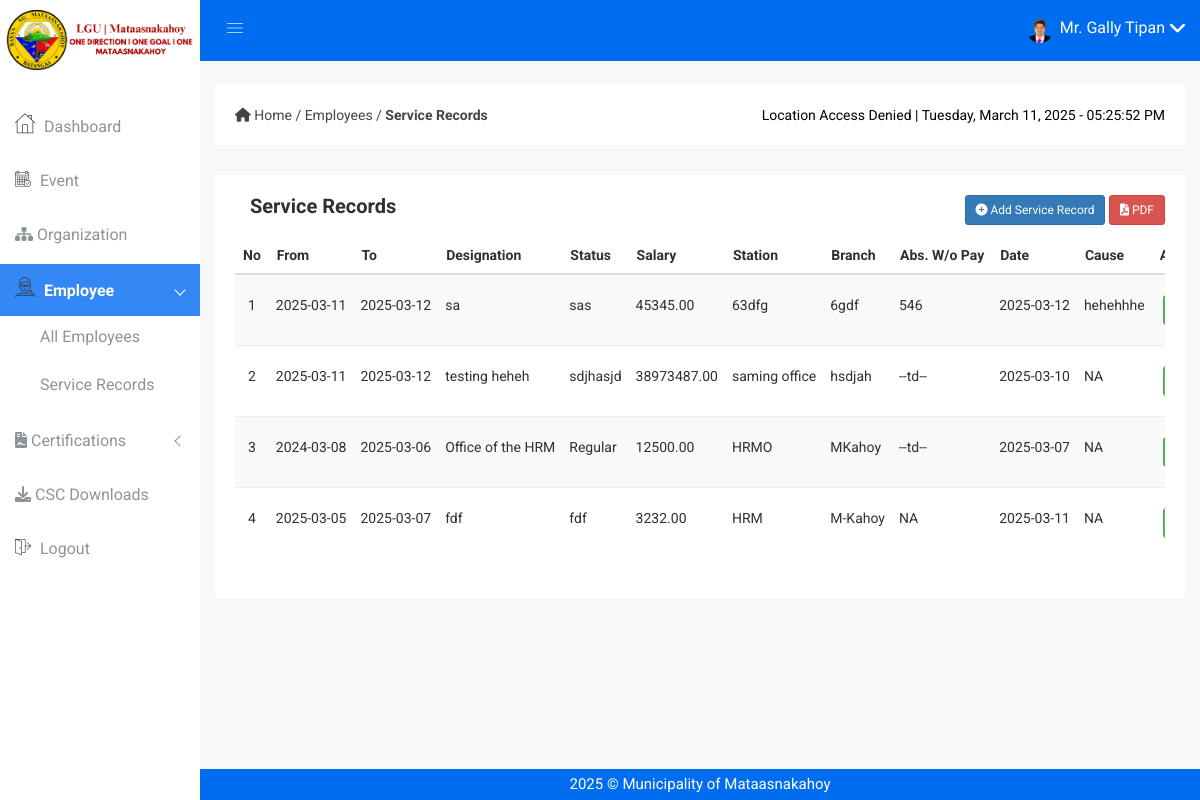
The page /service_records.php?empno=HRM-ADMIN (signed in) on the database its author committed.
### tables this page shows
CREATE TABLE IF NOT EXISTS `employee` (
  `employee_no` varchar(20) NOT NULL,
  `firstname` varchar(50) NOT NULL,
  `middlename` varchar(50) DEFAULT NULL,
  `lastname` varchar(50) NOT NULL,
  `name_extension` varchar(10) DEFAULT NULL,
  `dob` date NOT NULL,
  `pob` varchar(255) NOT NULL,
  `sex` enum('Male','Female') NOT NULL,
  `civil_status` enum('Single','Married','Widowed','Separated','Others') NOT NULL,
  `address` text NOT NULL,
  `blood_type` enum('A+','A-','B+','B-','AB+','AB-','O+','O-','Unknown') DEFAULT 'Unknown',
  `mobile_no` bigint DEFAULT NULL,
  `email_address` varchar(100) NOT NULL,
  `image` varchar(255) DEFAULT NULL,
  `created_at` timestamp NOT NULL DEFAULT CURRENT_TIMESTAMP,
  `updated_at` timestamp NOT NULL DEFAULT CURRENT_TIMESTAMP ON UPDATE CURRENT_TIMESTAMP,
  PRIMARY KEY (`employee_no`),
  UNIQUE KEY `email_address` (`email_address`)
);

CREATE TABLE IF NOT EXISTS `service_records` (
  `id` int NOT NULL AUTO_INCREMENT,
  `employee_no` varchar(20) NOT NULL,
  `from_date` date NOT NULL,
  `to_date` date NOT NULL,
  `designation` varchar(255) NOT NULL,
  `status` varchar(100) NOT NULL,
  `salary` decimal(15,2) NOT NULL,
  `station_place` varchar(255) NOT NULL,
  `branch` varchar(255) NOT NULL,
  `abs_wo_pay` varchar(50) DEFAULT NULL,
  `date_separated` date DEFAULT NULL,
  `cause_of_separation` varchar(255) DEFAULT NULL,
  `created_at` timestamp NOT NULL DEFAULT CURRENT_TIMESTAMP,
  `updated_at` timestamp NOT NULL DEFAULT CURRENT_TIMESTAMP ON UPDATE CURRENT_TIMESTAMP,
  PRIMARY KEY (`id`),
  KEY `employee_no` (`employee_no`)
);

### service_records.php (the view, shortened to what this page needs)
<?php
include "dbcon.php";
if (isset($_GET['empno'])) {
  $employee_no = $_GET['empno'];
  $query = "SELECT *
FROM service_records WHERE employee_no = ?";
  $stmt = $con->prepare($query);
  $stmt->bind_param("s", $employee_no);
  $stmt->execute();
  $result = $stmt->get_result();
  if ($row = $result->fetch_assoc()) {
    $employee_no = $row['employee_no'];
  }
}
?>
<!DOCTYPE html>
<html class="no-js" lang="en">
<head>
  <link rel="stylesheet" href="css/bootstrap.min.css" />
  <link rel="stylesheet" href="css/font-awesome.min.css" />
  <link rel="stylesheet" href="css/owl.carousel.css" />
  <link rel="stylesheet" href="css/owl.theme.css" />
  <link rel="stylesheet" href="css/owl.transitions.css" />
  <link rel="stylesheet" href="css/animate.css" />
  <link rel="stylesheet" href="css/normalize.css" />
  <link rel="stylesheet" href="css/meanmenu.min.css" />
  <link rel="stylesheet" href="css/main.css" />
  <link rel="stylesheet" href="css/educate-custon-icon.css" />
  <link rel="stylesheet" href="css/morrisjs/morris.css" />
  <link rel="stylesheet" href="css/scrollbar/jquery.mCustomScrollbar.min.css" />
  <link rel="stylesheet" href="css/metisMenu/metisMenu.min.css" />
  <link rel="stylesheet" href="css/metisMenu/metisMenu-vertical.css" />
  <link rel="stylesheet" href="css/calendar/fullcalendar.min.css" />
  <link rel="stylesheet" href="css/calendar/fullcalendar.print.min.css" />
  <link rel="stylesheet" href="style.css" />
  <link rel="stylesheet" href="css/responsive.css" />
  <link rel="stylesheet" href="//cdn.datatables.net/2.1.4/css/dataTables.dataTables.min.css" />
  <link href="https://cdn.jsdelivr.net/npm/sweetalert2@11.12.3/dist/sweetalert2.min.css" rel="stylesheet">
</head>
<body>
  <?php include 'includes/sidebar.php'; ?>
  <?php include 'includes/header.php'; ?>
  <div class="breadcome-area">
    <div class="container-fluid">
      <div class="row">
        <div class="col-lg-12">
          <div class="breadcome-list single-page-breadcome">
            <div class="row">
              <div class="col-lg-12">
                <div class="breadcome-heading">
                  <div class="row">
                    <div class="col-lg-12" style="display: flex; justify-content: space-between; align-items: center;">
                      <ul class="breadcome-menu" style="display: flex; align-items: center; padding: 0; margin: 0;">
                        <li>
                          <link rel="stylesheet" href="https://cdnjs.cloudflare.com/ajax/libs/font-awesome/6.0.0-beta3/css/all.min.css">
                          <a href="dashboard.php">
                            <i class="fas fa-home"></i> Home
                          </a>
                          <span class="bread-slash"> / </span>
                          <a href="all-employees.php">
                            Employees
                          </a>
                          <span class="bread-slash"> / </span>
                          <a href="#">
                            <strong>Service Records</strong>
                          </a>
                        </li>
                      </ul>
                      <div class="pst-container">
                        <span id="user-location">Detecting location...</span> |
                        <span id="pst-date"></span> - <span id="pst-time"></span>
                      </div>
                    </div>
                  </div>
                </div>
              </div>
            </div>
          </div>
        </div>
      </div>
    </div>
  </div>
  <div class="product-status mg-b-15">
    <div class="container-fluid">
      <div class="row">
        <div class="col-lg-12 col-md-12 col-sm-12 col-xs-12">
          <div class="product-status-wrap drp-lst">
            <div class="col-lg-6 col-md-6 col-sm-6 col-xs-12">
              <h4>Service Records</h4>
            </div>
            <div class="row">
              <div class="col-md-6 text-right">
                <div class="button-container">
                  <a href="#addservice" data-toggle="modal" class="btn btn-primary btn-border btn-round btn-sm">
                    <i class="fa-solid fa-plus-circle"></i> Add Service Record
                  </a>
                  <a href="reports/serviceRecords.php?id=<?php echo $employee_no ?>" class="btn btn-danger btn-border btn-round btn-sm"
                    target="_blank">
                    <i class="fa-solid fa-file-pdf"></i> PDF
                  </a>
                </div>
              </div>
            </div>
            <div class="asset-inner">
              <table id="certHistoryTable" class="table table-striped">
                <thead>
                  <tr>
                    <th>No</th>
                    <th>From</th>
                    <th>To</th>
                    <th>Designation</th>
                    <th>Status</th>
                    <th>Salary</th>
                    <th>Station</th>
                    <th>Branch</th>
                    <th>Abs. W/o Pay</th>
                    <th>Date</th>
                    <th>Cause</th>
                    <th>Action</th>
                  </tr>
                </thead>
                <tbody>
                  <?php
                  $stmt = $con->prepare("
                                    SELECT *
                                    FROM service_records WHERE employee_no = ?
                                    ORDER BY id DESC
                                ");
                  $stmt->bind_param("s", $employee_no);
                  $stmt->execute();
                  $result = $stmt->get_result();
                  $count = 1;
                  while ($row = $result->fetch_assoc()) {
                  ?>
                    <tr>
                      <td style="text-align: center;"><?php echo $count; ?></td>
                      <td><?php echo htmlspecialchars($row['from_date']); ?></td>
                      <td><?php echo htmlspecialchars($row['to_date']); ?></td>
                      <td><?php echo htmlspecialchars($row['designation']); ?></td>
                      <td><?php echo htmlspecialchars($row['status']); ?></td>
                      <td><?php echo htmlspecialchars($row['salary']); ?></td>
                      <td><?php echo htmlspecialchars($row['station_place']); ?></td>
                      <td><?php echo htmlspecialchars($row['branch']); ?></td>
                      <td><?php echo htmlspecialchars($row['abs_wo_pay']); ?></td>
                      <td><?php echo htmlspecialchars($row['date_separated']); ?></td>
                      <td><?php echo htmlspecialchars($row['cause_of_separation']); ?></td>
                      <td>
                        <div style="text-align: center;">
                        </div>
                      </td>
                    </tr>
                  <?php
                    $count++;
                  }
                  ?>
                </tbody>
              </table>
            </div>
          </div>
        </div>
      </div>
    </div>
  </div>
  <?php include 'includes/footer.php'; ?>

### includes/header.php (shortened to what this page needs)
<div class="all-content-wrapper">
    <div class="header-advance-area">
        <div class="header-top-area">
            <div class="container-fluid">
                <div class="row">
                    <div class="col-lg-12 col-md-12 col-sm-12 col-xs-12">
                        <div class="header-top-wraper">
                            <div class="row">
                                <div class="col-lg-1 col-md-0 col-sm-1 col-xs-12">
                                    <div class="menu-switcher-pro">
                                        <button
                                            type="button"
                                            id="sidebarCollapse"
                                            class="btn bar-button-pro header-drl-controller-btn btn-info navbar-btn">
                                            <i class="educate-icon educate-nav"></i>
                                        </button>
                                    </div>
                                </div>
                                <div class="col-lg-5 col-md-5 col-sm-12 col-xs-12">
                                    <div class="header-right-info">
                                        <ul class="nav navbar-nav mai-top-nav header-right-menu">
                                            <li class="nav-item">
                                                <?php
                                                include "dbcon.php";
                                                $user_id = $_SESSION['user_id'];
                                                if (!empty($user_id)) {
                                                    $query = "
                                                        SELECT e.image, e.firstname, e.lastname, e.sex
                                                        FROM employee e
                                                        INNER JOIN admin a ON e.employee_no = a.employee_no
                                                        WHERE a.employee_no = ?
                                                    ";
                                                    $stmt = $con->prepare($query);
                                                    $stmt->bind_param("s", $user_id);
                                                    $stmt->execute();
                                                    $result = $stmt->get_result();
                                                    if ($row = $result->fetch_assoc()) {
                                                        $imagePath = $row['image'];
                                                        $sex = strtolower($row['sex']);
                                                        if ($sex === 'male') {
                                                            $salutation = "Mr.";
                                                        } elseif ($sex === 'female') {
                                                            $salutation = "Ms.";
                                                        } else {
                                                            $salutation = "";
                                                        }
                                                        $user_image = !empty($imagePath) ? 'img/profile/' . $imagePath : 'img/mk-logo.png';
                                                        $user_name = trim("$salutation {$row['firstname']} {$row['lastname']}");
                                                    } else {
                                                        $user_image = 'img/mk-logo.png';
                                                        $user_name = 'Admin';
                                                    }
                                                } else {
                                                    $user_image = 'img/mk-logo.png';
                                                    $user_name = 'Admin';
                                                }
                                                ?>
                                                <a href="#" data-toggle="dropdown" role="button" aria-expanded="false" class="nav-link dropdown-toggle">
                                                    <img src="<?php echo htmlspecialchars($user_image); ?>" alt="User Image" />
                                                    <span class="admin-name"><?php echo htmlspecialchars($user_name); ?></span>
                                                    <i class="fa fa-angle-down edu-icon edu-down-arrow"></i>
                                                </a>
                                            </li>
                                        </ul>
                                    </div>
                                </div>
                            </div>
                        </div>
                    </div>
                </div>
            </div>
        </div>

### css/main.css (style rules this page uses)
html { color: #222; font-size: 1em; line-height: 1.4; }
audio, canvas, iframe, img, svg, video { vertical-align: middle; }

### service_records.php (style rules this page uses)
.pst-container { font-size: 14px; color: black; text-align: right; white-space: nowrap; }

### includes/footer.php (style rules this page uses)
:root { --sidebar-width: 200px; }

### rows shown on the page
employee: image (picture), user_name "Mr. Gally Tipan"
service_records: from_date "2025-03-11", to_date "2025-03-12", designation "sa", status "sas", salary "45345.00", station_place "63dfg", branch "6gdf", abs_wo_pay "546", date_separated "2025-03-12", cause_of_separation "hehehhhe"
service_records: from_date "2025-03-11", to_date "2025-03-12", designation "testing heheh", status "sdjhasjd", salary "38973487.00", station_place "saming office", branch "hsdjah", abs_wo_pay "--td--", date_separated "2025-03-10", cause_of_separation "NA"
service_records: from_date "2024-03-08", to_date "2025-03-06", designation "Office of the HRM", status "Regular", salary "12500.00", station_place "HRMO", branch "MKahoy", abs_wo_pay "--td--", date_separated "2025-03-07", cause_of_separation "NA"
service_records: from_date "2025-03-05", to_date "2025-03-07", designation "fdf", status "fdf", salary "3232.00", station_place "HRM", branch "M-Kahoy", abs_wo_pay "NA", date_separated "2025-03-11", cause_of_separation "NA"
